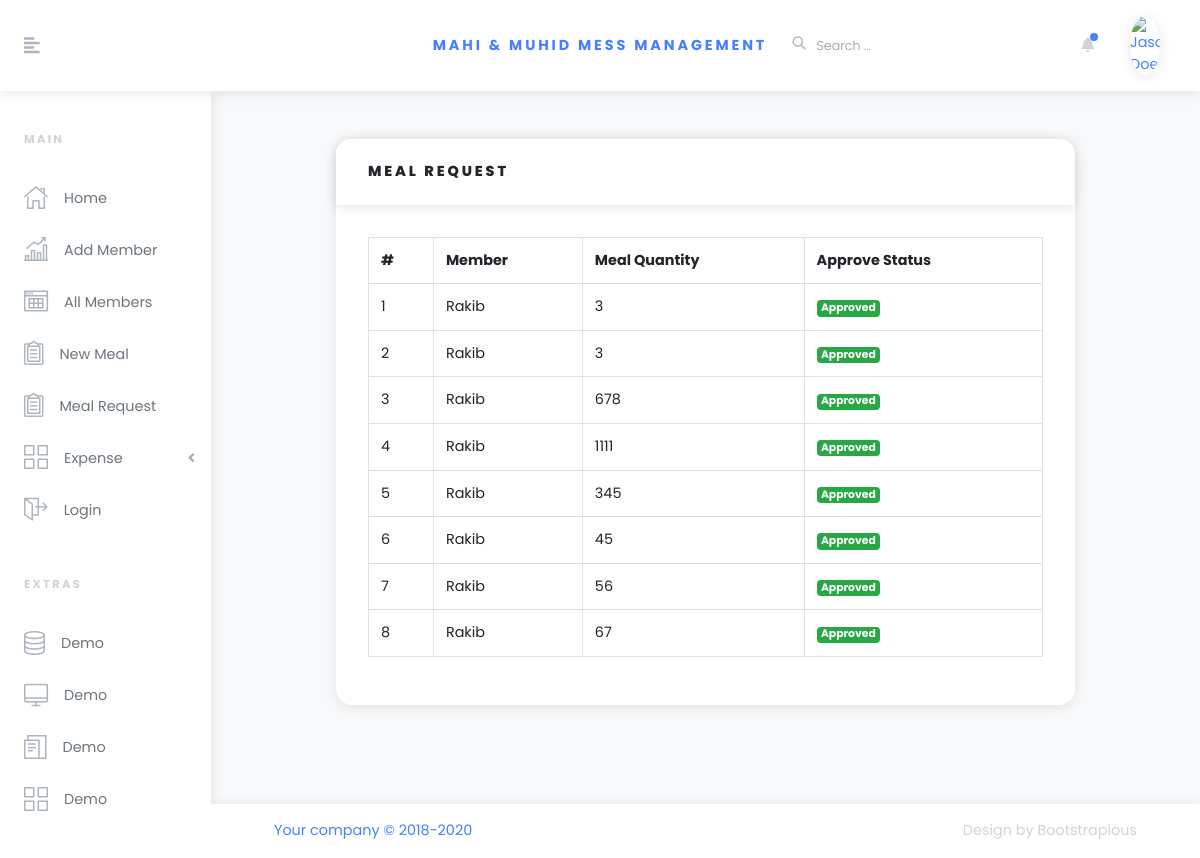
The app's page /meal_request.php (signed in) with its own data.
### tables this page shows
CREATE TABLE `meals` (
  `id` int(11) NOT NULL,
  `user_id` int(10) UNSIGNED NOT NULL,
  `meal_quantity` int(11) NOT NULL,
  `is_approved` tinyint(1) NOT NULL DEFAULT '0' COMMENT '0 (not approved), 1 (approved), 2 (reject)',
  `meal_date` date DEFAULT NULL
);

CREATE TABLE `users` (
  `id` int(11) NOT NULL,
  `name` varchar(255) NOT NULL,
  `username` varchar(100) NOT NULL,
  `email` varchar(200) NOT NULL,
  `password` varchar(200) NOT NULL,
  `isDeleted` tinyint(1) NOT NULL DEFAULT '0'
);

### meal_request.php (the view, shortened to what this page needs)
<?php   include_once('inc/header.php'); ?>
<?php
    include './inc/connection.php';
    function username($con, $id)
    {
        $query = "SELECT username FROM users WHERE id = '$id'";
        $result = $con->query($query)->fetch_assoc();
        return ucwords($result['username']);
    }
?>
<div class="container-fluid px-xl-5">
    <section class="py-5">
        <div class="row">
            <div class="col-md-10 offset-md-1 mb-5">
                <div class="card">
                    <div class="card-header">
                        <h3 class="h6 text-uppercase mb-0">Meal Request</h3>
                    </div>
                    <div class="card-body">
                        <div class="table-responsive">
                            <table class="table table-bordered">
                                <tr>
                                    <th>#</th>
                                    <th>Member</th>
                                    <th>Meal Quantity</th>
                                    <th>Approve Status</th>
                                </tr>
                                <?php
                                    $query = "SELECT * FROM meals ORDER BY id DESC";
                                    $result = $conn->query($query);
                                    if ($result->num_rows > 0) {
                                        foreach ($result as $key => $item) {
                                ?>
                                <tr>
                                    <td><?= ++$key ?></td>
                                    <td><?= username($conn, $item['user_id']) ?></td>
                                    <td><?= $item['meal_quantity'] ?></td>
                                    <td>
                                        <?php if ($item['is_approved'] == 0) { ?>
                                        <div class="btn-group">
                                            <form method="post">
                                                <input type="hidden" name="id" value="<?= $item['id'] ?>">
                                                <input type="submit" name="approve_btn" value="Approve" class="btn btn-success btn-sm">
                                            </form>
                                            <form method="post">
                                                <input type="hidden" name="id" value="<?= $item['id'] ?>">
                                                <input type="submit" name="reject_btn" value="Reject" class="btn btn-danger btn-sm">
                                            </form>
                                        </div>
                                        <?php } else if ($item['is_approved'] == 1) { ?>
                                            <span class="badge badge-success">Approved</span>
                                        <?php } else if ($item['is_approved'] == 2) { ?>
                                            <span class="badge badge-danger">Rejected</span>
                                        <?php } ?>
                                    </td>
                                </tr>
                                <?php } } ?>
                            </table>
                        </div>
                    </div>
                </div>
            </div>
        </div>
    </section>
</div>
<?php   include_once('inc/footer.php'); ?>

### inc/header.php (shortened to what this page needs)
<?php
if(isset($_SERVER['HTTPS']) && $_SERVER['HTTPS'] === 'on')
$url = "https://";
else
$url = "http://";
$url.= $_SERVER['HTTP_HOST'];
$url.= $_SERVER['REQUEST_URI'];
?>
<!DOCTYPE html>
<html>
  <head>
    <link rel="stylesheet" href="vendor/bootstrap/css/bootstrap.min.css">
    <link rel="stylesheet" href="https://use.fontawesome.com/releases/v5.3.1/css/all.css">
    <link rel="stylesheet" href="//code.jquery.com/ui/1.12.1/themes/base/jquery-ui.css">
    <link rel="stylesheet" href="css/orionicons.css">
    <link rel="stylesheet" href="css/style.default.css" id="theme-stylesheet">
    <link rel="stylesheet" href="css/custom.css">
  </head>
  <body>
    <header class="header">
      <nav class="navbar navbar-expand-lg px-4 py-2 bg-white shadow"><a href="#" class="sidebar-toggler text-gray-500 mr-4 mr-lg-5 lead"><i class="fas fa-align-left"></i></a><a href="index.php" class="navbar-brand font-weight-bold text-uppercase text-base">Mahi & Muhid Mess management</a>
        <ul class="ml-auto d-flex align-items-center list-unstyled mb-0">
          <li class="nav-item">
            <form id="searchForm" class="ml-auto d-none d-lg-block">
              <div class="form-group position-relative mb-0">
                <button type="submit" style="top: -3px; left: 0;" class="position-absolute bg-white border-0 p-0"><i class="o-search-magnify-1 text-gray text-lg"></i></button>
                <input type="search" placeholder="Search ..." class="form-control form-control-sm border-0 no-shadow pl-4">
              </div>
            </form>
          </li>
          <li class="nav-item dropdown mr-3"><a id="notifications" href="http://example.com" data-toggle="dropdown" aria-haspopup="true" aria-expanded="false" class="nav-link dropdown-toggle text-gray-400 px-1"><i class="fa fa-bell"></i><span class="notification-icon"></span></a>
          </li>
          <li class="nav-item dropdown ml-auto"><a id="userInfo" href="http://example.com" data-toggle="dropdown" aria-haspopup="true" aria-expanded="false" class="nav-link dropdown-toggle"><img src="img/avatar-6.jpg" alt="Jason Doe" style="max-width:30px;" class="img-fluid rounded-circle shadow"></a>
          </li>
        </ul>
      </nav>
    </header>
    <div class="d-flex align-items-stretch">
      <div id="sidebar" class="sidebar py-3">
        <div class="text-gray-400 text-uppercase px-3 px-lg-4 py-4 font-weight-bold small headings-font-family">MAIN</div>
        <ul class="sidebar-menu list-unstyled">
              <li class="sidebar-list-item"><a href="index.php" class="sidebar-link text-muted  <?php if (strpos($url, 'index.php') !== false) {
  echo 'active';
}
?>"><i class="o-home-1 mr-3 text-gray"></i><span>Home</span></a></li>
              <li class="sidebar-list-item"><a href="#" class="sidebar-link text-muted"><i class="o-sales-up-1 mr-3 text-gray"></i><span>Add Member</span></a></li>
              <li class="sidebar-list-item"><a href="members_list.php" class="sidebar-link text-muted"><i class="o-table-content-1 mr-3 text-gray"></i><span>All Members</span></a></li>
              <li class="sidebar-list-item " ><a href="new_meal.php" class="sidebar-link text-muted  <?php if (strpos($url, 'new_meal.php') !== false) {
  echo 'active';
}
?>"><i class="o-survey-1 mr-3 text-gray"></i><span>New Meal</span></a></li>
              <li class="sidebar-list-item"><a href="meal_request.php" class="sidebar-link text-muted"><i class="o-survey-1 mr-3 text-gray"></i><span>Meal Request</span></a></li>
          <li class="sidebar-list-item"><a href="#" data-toggle="collapse" data-target="#pages" aria-expanded="false" aria-controls="pages" class="sidebar-link text-muted"><i class="o-wireframe-1 mr-3 text-gray"></i><span>Expense</span></a>
          </li>
              <li class="sidebar-list-item"><a href="login.html" class="sidebar-link text-muted"><i class="o-exit-1 mr-3 text-gray"></i><span>Login</span></a></li>
        </ul>
        <div class="text-gray-400 text-uppercase px-3 px-lg-4 py-4 font-weight-bold small headings-font-family">EXTRAS</div>
        <ul class="sidebar-menu list-unstyled">
              <li class="sidebar-list-item"><a href="#" class="sidebar-link text-muted"><i class="o-database-1 mr-3 text-gray"></i><span>Demo</span></a></li>
              <li class="sidebar-list-item"><a href="#" class="sidebar-link text-muted"><i class="o-imac-screen-1 mr-3 text-gray"></i><span>Demo</span></a></li>
              <li class="sidebar-list-item"><a href="#" class="sidebar-link text-muted"><i class="o-paperwork-1 mr-3 text-gray"></i><span>Demo</span></a></li>
              <li class="sidebar-list-item"><a href="#" class="sidebar-link text-muted"><i class="o-wireframe-1 mr-3 text-gray"></i><span>Demo</span></a></li>
        </ul>
      </div>
      <div class="page-holder w-100 d-flex flex-wrap">

### inc/footer.php (shortened to what this page needs)
 <footer class="footer bg-white shadow align-self-end py-3 px-xl-5 w-100">
          <div class="container-fluid">
            <div class="row">
              <div class="col-md-6 text-center text-md-left text-primary">
                <p class="mb-2 mb-md-0">Your company &copy; 2018-2020</p>
              </div>
              <div class="col-md-6 text-center text-md-right text-gray-400">
                <p class="mb-0">Design by <a href="https://bootstrapious.com/admin-templates" class="external text-gray-400">Bootstrapious</a></p>
              </div>
            </div>
          </div>
        </footer>
      </div>
    </div>
  </body>
</html>

### records on screen
meals: user.username "Rakib", meal_quantity "3", is_approved "Approved"
meals: user.username "Rakib", meal_quantity "3", is_approved "Approved"
meals: user.username "Rakib", meal_quantity "678", is_approved "Approved"
meals: user.username "Rakib", meal_quantity "1111", is_approved "Approved"
meals: user.username "Rakib", meal_quantity "345", is_approved "Approved"
meals: user.username "Rakib", meal_quantity "45", is_approved "Approved"
meals: user.username "Rakib", meal_quantity "56", is_approved "Approved"
meals: user.username "Rakib", meal_quantity "67", is_approved "Approved"
